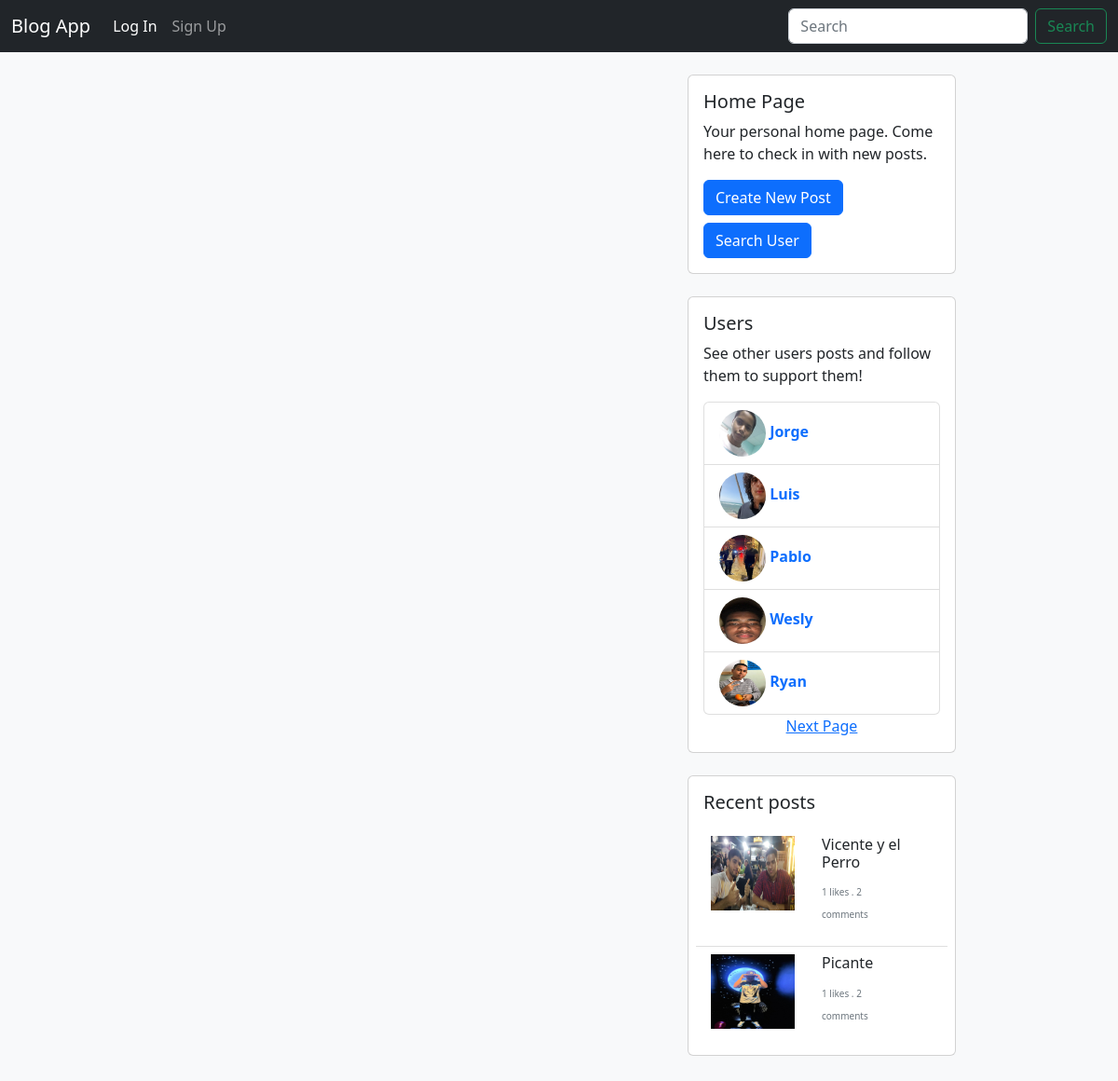
The page /search_user on the database its author committed.
### app/models.py (models this page shows, shortened)
class User(UserMixin, db.Model):
    __tablename__ = 'users'
    id = db.Column(db.Integer, primary_key=True)
    email = db.Column(db.String(64), unique=True, index=True)
    username = db.Column(db.String(64), unique=True, index=True)
    password_hash = db.Column(db.String(128))
    profile_pic = db.Column(db.String, default='images/profile photos/default_profile_pic.jpg')
    posts = db.relationship('Blog', backref='user', cascade='all, delete-orphan')
    comments = db.relationship('Comment', backref='user', cascade='all, delete-orphan')
    followers = db.relationship('Follow', backref='user', foreign_keys='Follow.followed_id', cascade='all, delete-orphan')
    likes = db.relationship('Like', backref='user', cascade='all, delete-orphan')
    notifications = db.relationship('Notification', backref='user', foreign_keys='Notification.user_id', cascade='all, delete-orphan')
    actions = db.relationship('Notification', backref='notificator', foreign_keys='Notification.notificator_id', cascade='all, delete-orphan')
    confirmed = db.Column(db.Boolean, default=False)
    @property
    def password(self):
        raise AttributeError('password is not readable')
    def __str__(self):
        return self.username

class Blog(db.Model):
    __tablename__ = 'blogs'
    id = db.Column(db.Integer, primary_key=True)
    title = db.Column(db.String(64), nullable=False)
    body = db.Column(db.Text, nullable=False)
    author = db.Column(db.Integer, db.ForeignKey('users.id'))
    date = db.Column(db.DateTime, default=datetime.utcnow, index=True)
    comments = db.relationship('Comment', backref='blog', cascade='all, delete-orphan')
    likes = db.relationship('Like', backref='blog', cascade='all, delete-orphan')
    files = db.relationship('File', backref='blog', cascade='all, delete-orphan')

### app/main/views.py (the view)
@main.route('/search_user')
def search_user():
    q = f'%{request.args.get("q")}%'
    page = request.args.get('search_user_page', 1, type=int)
    pagination = User.query.filter((User.username.ilike(q))).paginate(
        page=page, per_page=current_app.config['USERS_PER_PAGE'], error_out=False
    )
    users = pagination.items
    post_widget_context = get_posts_widget_context()
    posts = post_widget_context['posts']
    users_widget_context = get_users_widget_context()
    other_users = users_widget_context['users']
    other_users_pagination = users_widget_context['users_pagination']
    return render_template('auth/users.html', posts=posts, users=users, other_users=other_users, pagination=pagination, other_users_pagination=other_users_pagination, q=request.args.get('q'))

### app/main/views.py (called while the page is built)
def get_posts_widget_context():
    page = request.args.get('posts_page', 1, type=int)
    posts_pagination = Blog.query.order_by(Blog.date.desc()).paginate(
        page=page,
        per_page=current_app.config['POSTS_PER_PAGE'],
        error_out=False
    )
    posts = posts_pagination.items
    return {'posts': posts, 'posts_pagination': posts_pagination}

def get_users_widget_context():
    page = request.args.get('users_page', type=int)
    users_pagination = User.query.paginate(
        page=page,
        per_page=current_app.config['USERS_PER_PAGE'],
        error_out=False
    )
    users = users_pagination.items
    return {'users': users, 'users_pagination': users_pagination}

### app/models.py (called while the page is built)
    @property
    def type(self):
        image_file_types = [
            'jpg', 'jpeg', 'png', 'gif', 'tiff', 'tif', 'bmp', 'webp', 'svg', 'ico',
            'raw', 'heif', 'heic', 'crx'
        ]
        video_file_types = [
            'mp4', 'avi', 'mkv', 'mov', 'wmv', 'flv', 'webm', '3gp', 'ogg', 'mpg', 'mpeg', 'ts'
        ]
        type = self.path.split('.')
        max_index = len(type) - 1
        type = type[max_index]
        if type in image_file_types:
            print('image')
            return 'image'
        elif type in video_file_types:
            return 'video'
        else:
            print('else')
            return type

### app/templates/auth/users.html (shortened to what this page needs)
{% extends 'base.html' %}
{% from 'macros.html' import user_card, users_pagination_widget, home_widget, users_widget, posts_widget %}
{% block content %}
<div class="container flex-container w-75 p-4">
    <div>
        {{ home_widget() }}
        <div class="card mb-4" style="width: 18rem;">
            <div class="card-body">
                <h5 class="card-title">Users</h5>
                <p class="card-text">See other users posts and follow them to support them!</p>
                <ul class="list-group">
                    {% for user in other_users %}
                        <li class="list-group-item">
                            <a href="{{ url_for('auth.profile', username=user) }}" class="text-decoration-none mb-2">
                                <img src="{{ url_for('static', filename=user.profile_pic) }}" class="profile_pic" style="height: 50px; width: 50px;">
                                <span class="card-title"><b>{{ user }}</b></span>
                            </a>
                        </li>
                    {% endfor %}
                </ul>
                <div class="d-flex justify-content-center align-items-center">
                    {% if other_users_pagination.has_next %}
                        <a href="{{ url_for(request.endpoint, q=q, users_page  = pagination.page + 1) }}">Next Page</a>
                    {% elif other_users_pagination.has_prev %}
                        <a href="{{ url_for(request.endpoint, q=q, users_page = pagination.page - 1) }}">Previous Page</a>
                    {% endif %}
                </div>
            </div>
        </div>
        {{ posts_widget(posts) }}
    </div>
</div>
{% endblock content %}

### app/templates/base.html (shortened to what this page needs)
<!DOCTYPE html>
<html>
    <head>
        <link href="https://cdn.jsdelivr.net/npm/bootstrap@5.2.3/dist/css/bootstrap.min.css" rel="stylesheet">
        <link rel="stylesheet" href="https://cdnjs.cloudflare.com/ajax/libs/font-awesome/6.0.0/css/all.min.css">
        <link rel="stylesheet" href="{{ url_for('static', filename='css/styles.css') }}">
    </head>
    <body class="bg-light">
        {% block navbar %}
            <nav class="navbar navbar-expand-lg navbar-dark bg-dark sticky-top">
                <div class="container-fluid">
                    <a class="navbar-brand" href="{{ url_for('main.index') }}">Blog App</a>
                    <div class="collapse navbar-collapse" id="navbarSupportedContent">
                        <ul class="navbar-nav me-auto mb-2 mb-lg-0">
                            {% if current_user.is_authenticated %}
                                <li class="nav-item">
                                    <a class="nav-link active" aria-current="page" href="{{ url_for('blogs.new_post') }}">New Post +</a>
                                </li>
                                <li class="nav-item dropdown">
                                    <a class="nav-link dropdown-toggle" href="#" id="navbarDropdown" role="button" data-bs-toggle="dropdown" aria-expanded="false">
                                    {{ current_user.username }}
                                    </a>
                                    <ul class="dropdown-menu" aria-labelledby="navbarDropdown">
                                        <li><a class="dropdown-item" href="{{ url_for('auth.logout') }}">Log Out</a></li>
                                        <li><a class="dropdown-item" href="{{ url_for('auth.profile', username=current_user.username) }}">My Profile</a></li>
                                        <li><hr class="dropdown-divider"></li>
                                        <li><a class="dropdown-item" href="{{ url_for('auth.delete_profile') }}">Delete Profile</a></li>
                                    </ul>
                                </li>
                                <li class="nav-item">
                                    <a class="nav-link disabled">Disabled</a>
                                </li>
                            {% if current_user.is_authenticated %}
                                <li class="nav-item dropdown">
                                    {% if current_user.notifications %}
                                        <a class="nav-link dropdown-toggle" href="#" id="notifications" role="button" data-bs-toggle="dropdown" aria-expanded="false">
                                    {% else %}
                                        <a class="nav-link" href="#" id="notifications" role="button" data-bs-toggle="dropdown" aria-expanded="false">
                                    {% endif %}
                                        <i class="fa-regular fa-bell"></i>
                                        {% if current_user.notifications %}
                                            <span class="badge rounded-pill bg-danger text-bg-secondary">{{ current_user.notifications | length }}</span>
                                        {% endif %}
                                    </a>
                                    {% if current_user.notifications %}
                                        <ul class="dropdown-menu" aria-labelledby="notifications">
                                            {% for notification in current_user.notifications %}
                                                <li class="dropdown-item">
                                                    <img src="{{ url_for('static', filename=notification.notificator.profile_pic) }}" class="profile_pic">
                                                    {{ notification }}
                                                    <a class="btn-close m-lg-2" href="{{ url_for('blogs.delete_notification', notification_id=notification.id) }}"></a>
                                                </li>
                                            {% endfor %}
                                        </ul>
                                    {% endif %}
                                </li>
                            {% endif %}
                            {% else %}
                                <li class="nav-item">
                                    <a class="nav-link active" aria-current="page" href="{{ url_for('auth.login') }}">Log In</a>
                                </li>
                                <li class="nav-item">
                                    <a class="nav-link" href="{{ url_for('auth.register') }}">Sign Up</a>
                                </li>
                            {% endif %}
                        </ul>
                        <form class="d-flex" action="{{ url_for('main.search_post') }}">
                            <input class="form-control me-2" name="q" type="search" placeholder="Search" aria-label="Search">
                            <button class="btn btn-outline-success" type="submit">Search</button>
                        </form>
                    </div>
                </div>
            </nav>
        {% endblock navbar %}
        <div class="flex-container">
            {% block content %}
            {% endblock content %}
        </div>
    </body>
</html>

### app/templates/macros.html (shortened to what this page needs)
{% macro home_widget() %}
    <div class="card mb-4" style="width: 18rem;">
        <div class="card-body">
            <h5 class="card-title">Home Page</h5>
            <p class="card-text">Your personal home page. Come here to check in with new posts.</p>
            <a href="{{ url_for('blogs.new_post') }}" class="btn btn-primary mb-2">Create New Post</a>
            <div class="dropdown">
                <button class="btn btn-primary" type="button" data-bs-toggle="dropdown" aria-expanded="false">
                Search User
                </button>
            </div>
        </div>
    </div>
{% endmacro %}
{% macro posts_widget(posts) %}
    <div class="card mb-4" style="width: 18rem;">
        <div class="p-2">
            <h5 class="card-title p-2">Recent posts</h5>
            <ul class="list-group list-group-flush">
                {% for post in posts[:5] %}
                    <li class="list-group-item">
                        <div class="row">
                            <div class="row">
                                <div class="col-md-6">
                                    {% if post.files %}
                                    {% set file = post.files[0] %}
                                    {% if file.type == 'image' %}
                                        <img src="{{ url_for('static', filename=file.path )}}" style="height: 80px; width: 90px;">
                                    {% elif file.type == 'video' %}
                                        <video width="80" height="90">
                                            <source src="{{ url_for('static', filename=file.path) }}" type="video/{{ file.file_extension }}">
                                            Your browser does not support the video tag.
                                        </video>
                                    {% endif %}
                                {% endif %}
                                </div>
                                <div class="col-md-6">
                                    <h5 class="" style="font-size: 16px;">{{ post.title }}</h5>
                                    <p><span class="text-muted" style="font-size: 10px;">{{ post.likes|length }} likes . {{ post.comments|length }} comments</span></p>
                                </div>
                            </div>
                        </div>
                    </li>
                {% endfor %}
            </ul>
        </div>
    </div>
{% endmacro %}

### app/static/css/styles.css (style rules this page uses)
.profile_pic { height: 30px; width: 30px; border-radius: 50%; }
.flex-container { display: flex; flex-direction: row; justify-content: flex-start; align-items: flex-start; }

### rows shown on the page
User: profile_pic (picture), username "Jorge"
User: profile_pic (picture), username "Luis"
User: profile_pic (picture), username "Pablo"
User: profile_pic (picture), username "Wesly"
User: profile_pic (picture), username "Ryan"
Blog: shows a picture, title "Vicente y el Perro", likes|length "1", comments|length "2"
Blog: shows a picture, title "Picante", likes|length "1", comments|length "2"
